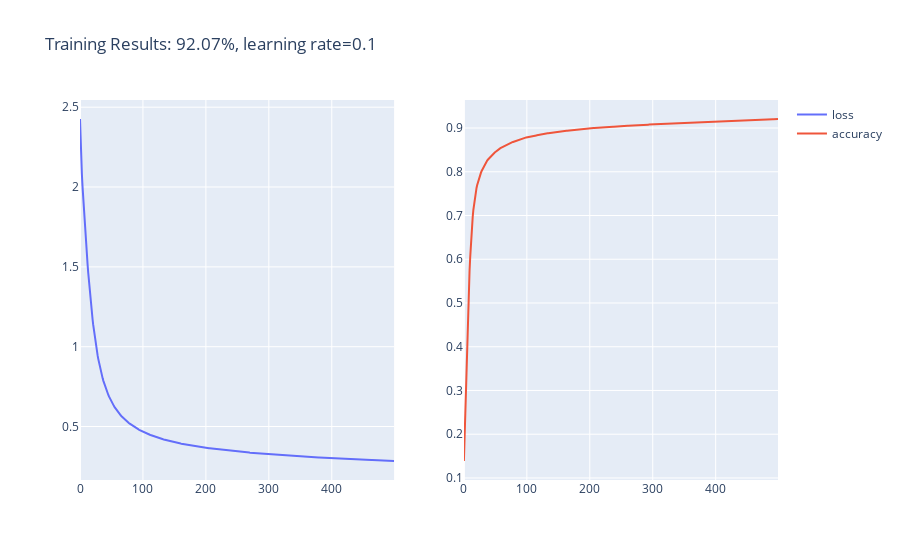

Source (notebook cell):
### Markdown cell above
## Train Model <a class="anchor" id="train"></a>

### Code cell
W1, b1, W2, b2, accuracy, costs = nn(train_images, train_labels, 0.1, 500)
loss = pd.DataFrame(costs)
acc = pd.DataFrame(accuracy)
fig = make_subplots(rows=1, cols=2)
fig.add_trace(
    go.Scatter(x=loss.index, y=loss[0], name='loss'),
    row=1, col=1
)      
fig.add_trace(
    go.Scatter(x=acc.index, y=acc[0], name='accuracy'),
    row=1, col=2
)
fig.update_layout(title='Training Results: {:.2f}%, learning rate=0.1'.format(acc[0].iat[-1]*100))
fig.write_image('figures/train.png')

### Figure 1 — Plotly figure (JSON) as saved in the notebook; plotly's stock layout.template omitted (floating-point values rounded to 4 significant figures; data arrays with more than 128 entries replaced by an {"elided": "..."} marker saying what was removed)
{"data": [{"name": "loss", "type": "scatter", "x": {"elided": "500 int values"}, "xaxis": "x", "y": {"elided": "500 float values"}, "yaxis": "y"}, {"name": "accuracy", "type": "scatter", "x": {"elided": "500 int values"}, "xaxis": "x2", "y": {"elided": "500 float values"}, "yaxis": "y2"}], "layout": {"title": {"text": "Training Results: 92.07%, learning rate=0.1"}, "xaxis": {"anchor": "y", "domain": [0, 0.45]}, "xaxis2": {"anchor": "y2", "domain": [0.55, 1]}, "yaxis": {"anchor": "x", "domain": [0, 1]}, "yaxis2": {"anchor": "x2", "domain": [0, 1]}}}
